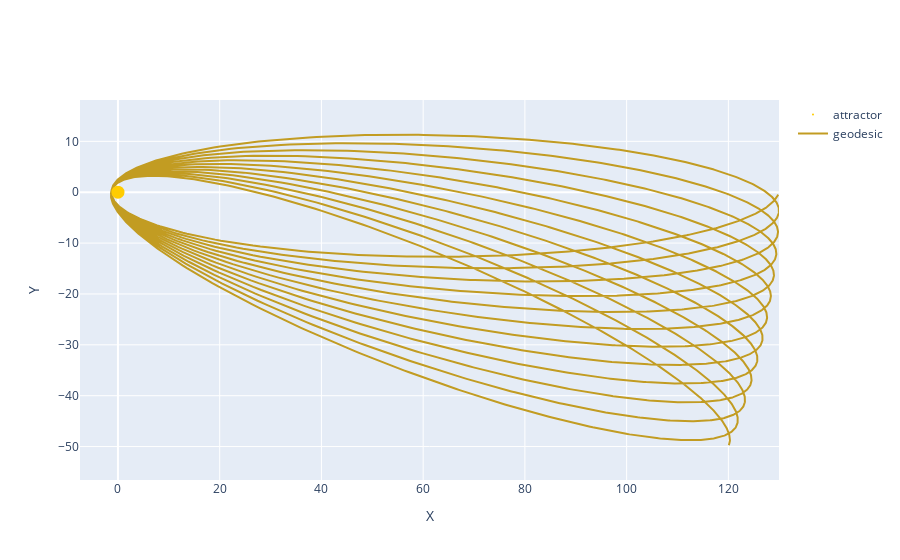

The notebook cell saved with this chart:
### Markdown cell above
### Plotting the geodesic

### Code cell
obj = GeodesicPlotter()
obj.plot(geod)
obj.show()

### Figure 1 — Plotly figure (JSON) as saved in the notebook; plotly's stock layout.template omitted (floating-point values rounded to 4 significant figures; data arrays with more than 128 entries replaced by an {"elided": "..."} marker saying what was removed)
{"data": [{"marker": {"color": "#ffcc00", "size": 0}, "mode": "markers", "name": "attractor", "type": "scatter", "x": [0], "y": [0]}, {"marker": {"color": "#c29c22", "line": {"width": 2}, "size": 5}, "mode": "lines", "name": "geodesic", "type": "scatter", "x": {"elided": "6442 float values"}, "y": {"elided": "6442 float values"}}], "layout": {"autosize": true, "shapes": [{"fillcolor": "#ffcc00", "line": {"width": 0}, "type": "circle", "x0": -1.291, "x1": 1.291, "xref": "x", "y0": -1.291, "y1": 1.291, "yref": "y"}], "xaxis": {"constrain": "domain", "title": {"text": "X"}}, "yaxis": {"scaleanchor": "x", "title": {"text": "Y"}}}}
